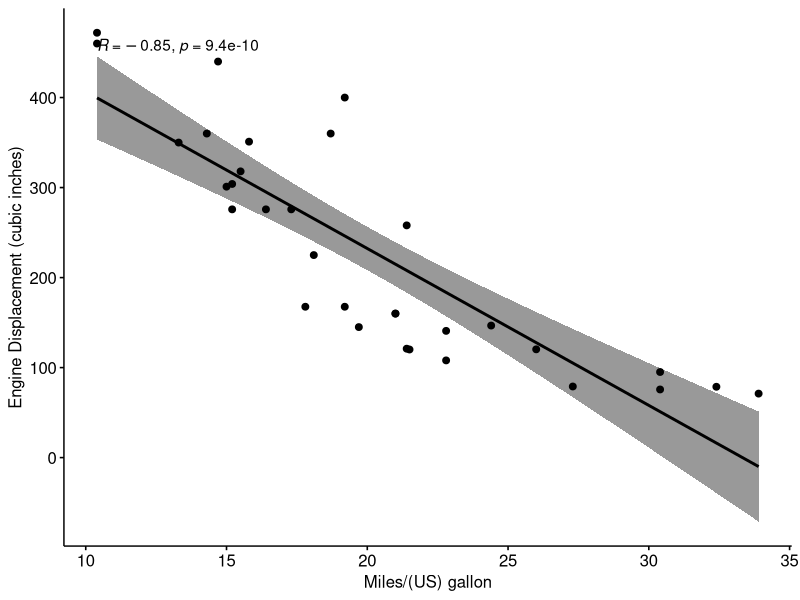

Reproduce this figure in R.
# Author: Blessing Obilor, Date: 01/31/2023, Purpose: Assignment one

#Load Library
library("ggpubr")

#Load sample dataset
my_data <- mtcars 

#plot the correlation value
ggscatter(my_data, x = "mpg", y = "disp", add = "reg.line", conf.int = TRUE, cor.coef = TRUE, cor.method = "pearson", xlab = "Miles/(US) gallon", ylab = "Engine Displacement (cubic inches)")

# Just print the correlation value without plotting
res <- cor.test(my_data$disp, my_data$mpg, method = "pearson")



